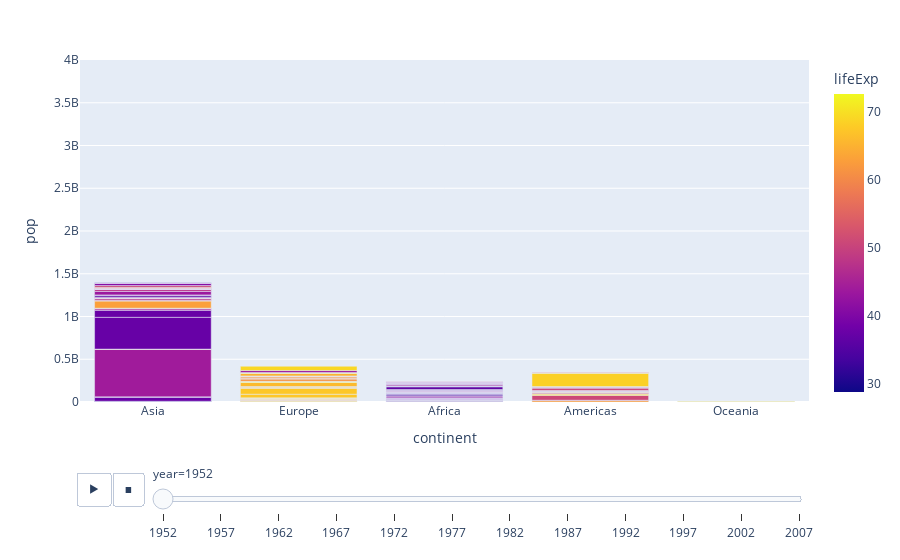

Here is the notebook cell this chart was saved with:
### Markdown cell above
## Plot animated

### Code cell
import plotly.express as px 


gapminder = px.data.gapminder() 
gapminder.head(15) 

fig = px.bar(gapminder, x ="continent", y ="pop", color ='lifeExp', animation_frame ='year', hover_name ='country',
             range_y =[0, 4000000000]) 
fig.show()

### Figure 1 — Plotly figure (JSON) as saved in the notebook; plotly's stock layout.template omitted (floating-point values rounded to 4 significant figures; data arrays with more than 128 entries replaced by an {"elided": "..."} marker saying what was removed)
{"data": [{"alignmentgroup": "True", "hovertemplate": "<b>%{hovertext}</b><br><br>year=1952<br>continent=%{x}<br>pop=%{y}<br>lifeExp=%{marker.color}<extra></extra>", "hovertext": {"elided": "142 str values"}, "legendgroup": "", "marker": {"color": {"elided": "142 float values"}, "coloraxis": "coloraxis"}, "name": "", "offsetgroup": "", "orientation": "v", "showlegend": false, "textposition": "auto", "type": "bar", "x": {"elided": "142 str values"}, "xaxis": "x", "y": {"elided": "142 int values"}, "yaxis": "y"}], "layout": {"barmode": "relative", "coloraxis": {"colorbar": {"title": {"text": "lifeExp"}}, "colorscale": [[0, "#0d0887"], [0.1111, "#46039f"], [0.2222, "#7201a8"], [0.3333, "#9c179e"], [0.4444, "#bd3786"], [0.5556, "#d8576b"], [0.6667, "#ed7953"], [0.7778, "#fb9f3a"], [0.8889, "#fdca26"], [1, "#f0f921"]]}, "legend": {"tracegroupgap": 0}, "margin": {"t": 60}, "sliders": [{"active": 0, "currentvalue": {"prefix": "year="}, "len": 0.9, "pad": {"b": 10, "t": 60}, "steps": [{"args": [["1952"], {"frame": {"duration": 0, "redraw": true}, "fromcurrent": true, "mode": "immediate", "transition": {"duration": 0, "easing": "linear"}}], "label": "1952", "method": "animate"}, {"args": [["1957"], {"frame": {"duration": 0, "redraw": true}, "fromcurrent": true, "mode": "immediate", "transition": {"duration": 0, "easing": "linear"}}], "label": "1957", "method": "animate"}, {"args": [["1962"], {"frame": {"duration": 0, "redraw": true}, "fromcurrent": true, "mode": "immediate", "transition": {"duration": 0, "easing": "linear"}}], "label": "1962", "method": "animate"}, {"args": [["1967"], {"frame": {"duration": 0, "redraw": true}, "fromcurrent": true, "mode": "immediate", "transition": {"duration": 0, "easing": "linear"}}], "label": "1967", "method": "animate"}, {"args": [["1972"], {"frame": {"duration": 0, "redraw": true}, "fromcurrent": true, "mode": "immediate", "transition": {"duration": 0, "easing": "linear"}}], "label": "1972", "method": "animate"}, {"args": [["1977"], {"frame": {"duration": 0, "redraw": true}, "fromcurrent": true, "mode": "immediate", "transition": {"duration": 0, "easing": "linear"}}], "label": "1977", "method": "animate"}, {"args": [["1982"], {"frame": {"duration": 0, "redraw": true}, "fromcurrent": true, "mode": "immediate", "transition": {"duration": 0, "easing": "linear"}}], "label": "1982", "method": "animate"}, {"args": [["1987"], {"frame": {"duration": 0, "redraw": true}, "fromcurrent": true, "mode": "immediate", "transition": {"duration": 0, "easing": "linear"}}], "label": "1987", "method": "animate"}, {"args": [["1992"], {"frame": {"duration": 0, "redraw": true}, "fromcurrent": true, "mode": "immediate", "transition": {"duration": 0, "easing": "linear"}}], "label": "1992", "method": "animate"}, {"args": [["1997"], {"frame": {"duration": 0, "redraw": true}, "fromcurrent": true, "mode": "immediate", "transition": {"duration": 0, "easing": "linear"}}], "label": "1997", "method": "animate"}, {"args": [["2002"], {"frame": {"duration": 0, "redraw": true}, "fromcurrent": true, "mode": "immediate", "transition": {"duration": 0, "easing": "linear"}}], "label": "2002", "method": "animate"}, {"args": [["2007"], {"frame": {"duration": 0, "redraw": true}, "fromcurrent": true, "mode": "immediate", "transition": {"duration": 0, "easing": "linear"}}], "label": "2007", "method": "animate"}], "x": 0.1, "xanchor": "left", "y": 0, "yanchor": "top"}], "updatemenus": [{"buttons": [{"args": [null, {"frame": {"duration": 500, "redraw": true}, "fromcurrent": true, "mode": "immediate", "transition": {"duration": 500, "easing": "linear"}}], "label": "&#9654;", "method": "animate"}, {"args": [[null], {"frame": {"duration": 0, "redraw": true}, "fromcurrent": true, "mode": "immediate", "transition": {"duration": 0, "easing": "linear"}}], "label": "&#9724;", "method": "animate"}], "direction": "left", "pad": {"r": 10, "t": 70}, "showactive": false, "type": "buttons", "x": 0.1, "xanchor": "right", "y": 0, "yanchor": "top"}], "xaxis": {"anchor": "y", "domain": [0, 1], "title": {"text": "continent"}}, "yaxis": {"anchor": "x", "domain": [0, 1], "range": [0, 4000000000], "title": {"text": "pop"}}}}
